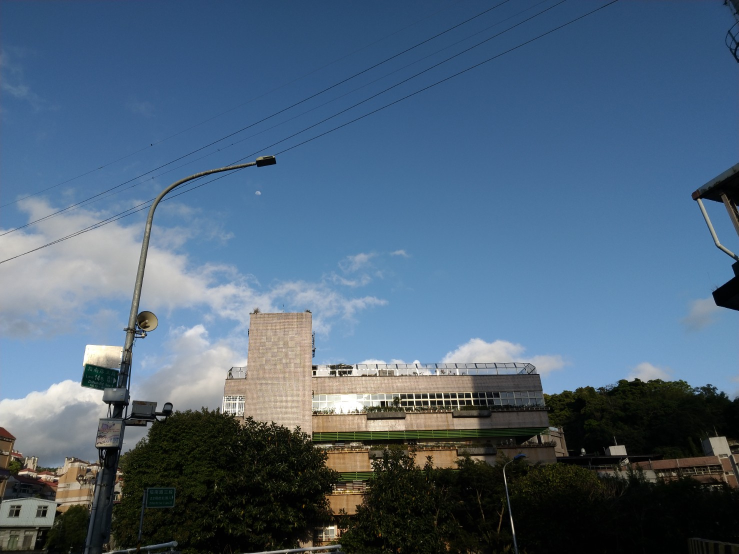
#> input picture hw3/src/bonus/data/images/frame3.jpg, 1478 x 1108 px (shown at 1/2 size); its folder holds 3 pictures in this run
$ python main.py
#> lines starting #> are read from the running program, lines starting #| are printed output that depends on the picture
### hw3/src/bonus/utils.py
import numpy as np
import math
import cv2
import os

def get_images_and_focals(folder, reverse=True, focal=False):

#> called with folder = 'data/', reverse = True, focal = False
    image_folder = os.path.join(folder, "images")

    images = []
    focals = []
    focal_default = 1800

    if focal:
        focal_file = os.path.join(folder, f"{folder.split('/')[1]}.txt")
        with open(focal_file, 'r') as f:
            focal_lines = f.readlines()
            focal_lines = [line.strip() for line in focal_lines]

    for filename in sorted(os.listdir(image_folder), reverse=reverse):
        # print(filename)
        if filename.endswith(".jpg"):
            img = cv2.imread(os.path.join(image_folder, filename))
#> img is the input picture: shape (1108, 1478, 3); mean B, G, R 121, 99.6, 77.7
            images.append(img)
            if focal:
                focals.append(np.float64(focal_lines[focal_lines.index(filename)+11]))
            else:
                focals.append(focal_default)
    return images, focals

def get_proj_images_and_focals(folder, reverse=True, focal=False):

    images, focals = get_images_and_focals(folder, reverse=reverse, focal=focal)
#> images = 3 items; focals = [1800, 1800, 1800]

    h, w, c = images[0].shape
#> h = 1108; w = 1478; c = 3
    proj_images = [np.empty((h, w, c), dtype=np.uint8) for _ in range(len(focals))]
#> proj_images = 3 items

    x_offset = int(w/2)
#> x_offset = 739
    y_offset = h-1
#> y_offset = 1107

    for i in range(h):
        y = y_offset - i
        for j in range(w):
            x = j - x_offset
            for num, focal in enumerate(focals):
                x1 = int(focal*np.arctan(x/focal)) + x_offset
                y1 = y_offset - int(focal*y/math.sqrt(focal**2 + x**2))
                # print(f"testttt: {images[num][i, j]}")
                proj_images[num][y1, x1] = images[num][i, j]

    return proj_images, focals

# [37 lines left out: functions alignment_image, ransac, crop_image, not called in this run]

### hw3/src/bonus/image_feature.py
import numpy as np
import cv2

from scipy.spatial import KDTree
from scipy.ndimage import maximum_filter
from skimage.transform import FundamentalMatrixTransform
from skimage.measure import ransac
from scipy.spatial.distance import cdist
from utils import *
"""
Note:

This py file is for feature extraction with 3 parts:
1. Harris corner detection or SIFT (default: harris)--> get feature points
2. get feature descriptors
3. match feature points between two images

"""

# [154 lines left out: functions get_sift_keypoints, get_harris_keypoints, rotate_img, get_histogram, get_descriptors, not called in this run]

def image_match_with_ransac(img1, img2, threshold=0.7, Type='harris'):
    ## Compute Harris keypoints and descriptors for both images
    if Type == 'sift':
        # keypoints1 = get_sift_keypoints(img1)
        # keypoints2 = get_sift_keypoints(img2)
        sift = cv2.xfeatures2d.SIFT_create()
        keypoints1, descriptors1 = sift.detectAndCompute(img1, None)
        keypoints2, descriptors2 = sift.detectAndCompute(img2, None)
        bf = cv2.BFMatcher()

    elif Type == 'orb':
        orb = cv2.ORB_create()
        keypoints1, descriptors1 = orb.detectAndCompute(img1, None)
        keypoints2, descriptors2 = orb.detectAndCompute(img2, None)
        bf = cv2.BFMatcher(cv2.NORM_HAMMING, crossCheck=False)

    # bf = cv2.BFMatcher(cv2.NORM_HAMMING, crossCheck=False)
    matches_ = bf.knnMatch(descriptors1, descriptors2, k=2)

    matches=[]
    for m, n in matches_:
        if m.distance < 0.75 * n.distance:
            kpt1=[int(keypoints1[m.queryIdx].pt[1]), int(keypoints1[m.queryIdx].pt[0])]
            kpt2=[int(keypoints2[m.trainIdx].pt[1]), int(keypoints2[m.trainIdx].pt[0])]
            matches.append([kpt1, kpt2])

    # print(matches)
    ransac_matches = ransac(matches, iterCount=10000, threshold=2)

    return ransac_matches

### hw3/src/bonus/main.py
import os
import cv2
import numpy as np
import argparse

from utils import *
from utils import get_proj_images_and_focals
from image_blending import *
from image_feature import *

parser = argparse.ArgumentParser(description='Add parameter')
parser.add_argument('-f', '--folder', default="data/")
parser.add_argument('-r', '--reverse', default=True)  # left: true, right: false
parser.add_argument('-t', '--type', default="harris")
parser.add_argument('-fo', '--focal', default=False)

args = parser.parse_args()

if __name__ == "__main__":

    print("[STEP 1] Read images and focals ...")
    proj_images, focals = get_proj_images_and_focals(args.folder, args.reverse, args.focal)
#> proj_images = 3 items; focals = [1800, 1800, 1800]

    result = proj_images[0]
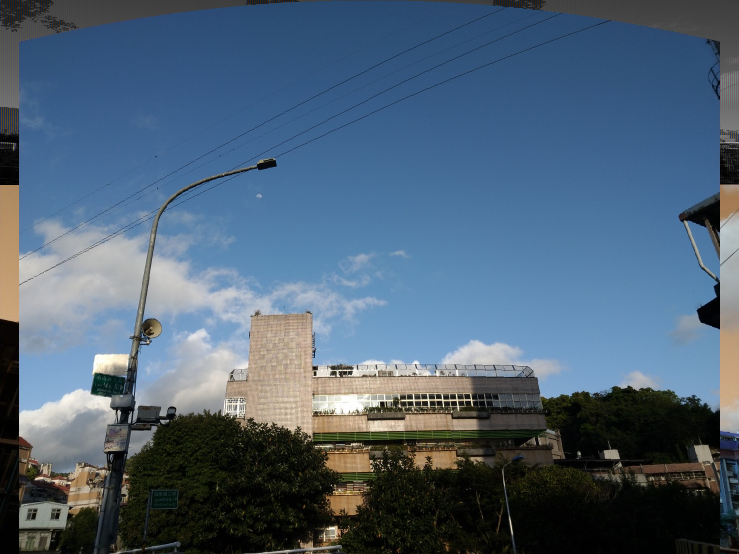
#> result: shape (1108, 1478, 3) (shown at 1/2 size); mean of channels 0, 1, 2 117.3, 97.9, 77.9; drawn as B, G, R
    for idx in range(len(proj_images)-1):

        img1 = proj_images[idx]
        img2 = proj_images[idx+1]

        print(f"[STEP 2_{idx}] image matching with {args.type} ...")
#> (the run stopped early here; a loop or call above may not have finished)
